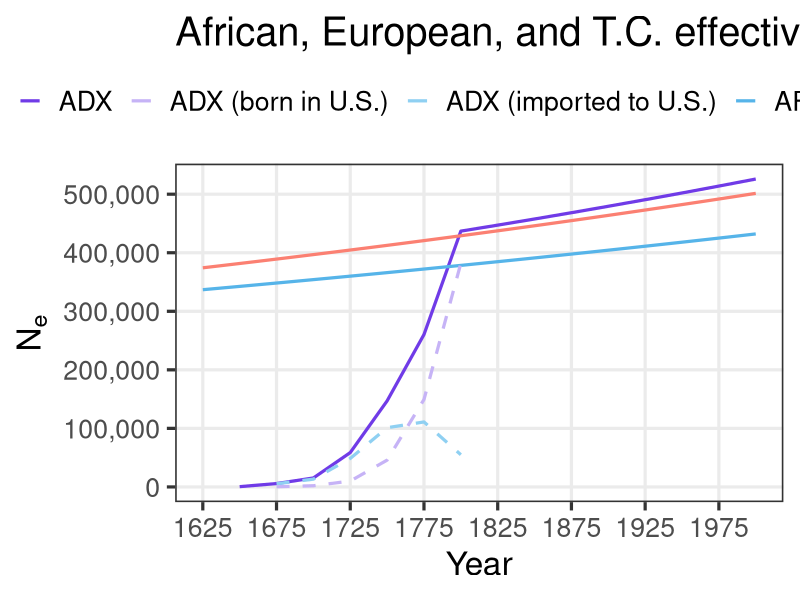
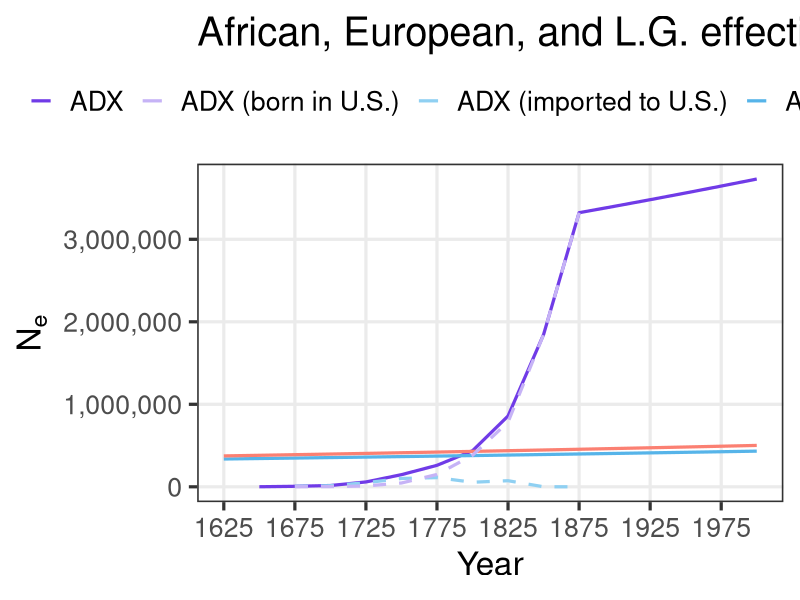
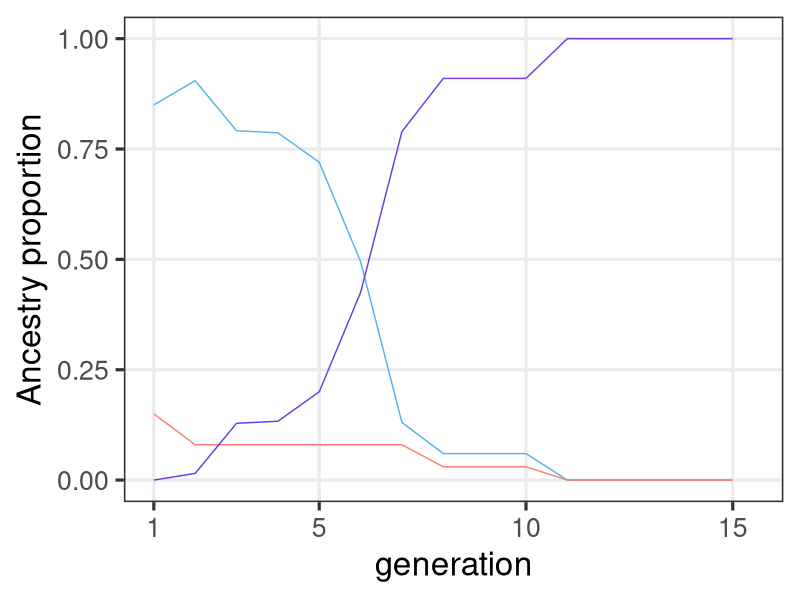

Write the R code that produced these figures, in order.
# ______________________________________________________________________________
# Aydin Karatas
# ___
# University of Southern California
# Department of Quantitative and Computational Biology
# Mooney Lab
# ___
# calc_ADX_Ne.R
# ______________________________________________________________________________


# set up ----
library(tidyverse)
library(patchwork)

# tunable parameters
gen.time <- 25
hacker.end.year <- 1865
present.year <- 2000
epoch.1.len <- 1
epoch.2.len <- 6
epoch.3.len <- 8

# This source table keeps several historical columns for completeness. The model
# directly uses only period, person-years, birth-rate, imports, births, and
# population-boundary columns selected into `AA.hacker.tbl`.
hacker.tbl <- data.frame(
  period = c(
    "1610-1620", "1620-1630", "1630-1640", "1640-1650", "1650-1660",
    "1660-1670", "1670-1680", "1680-1690", "1690-1700", "1700-1710",
    "1710-1720", "1720-1730", "1730-1740", "1740-1750", "1750-1760",
    "1760-1770", "1770-1780", "1780-1790", "1790-1800", "1800-1810",
    "1810-1820", "1820-1830", "1830-1840", "1840-1850", "1850-1860",
    "1860-1861", "1861-1862", "1862-1863", "1863-1864", "1864-1865"
  ),
  pop.beginning = c(
    0, 20, 59, 585, 1568,
    2862, 4444, 6832, 16394, 27806,
    41844, 67294, 95669, 156040, 247027,
    319290, 459446, 558921, 706514, 908036,
    1195182, 1550757, 2021968, 2530405, 3204420,
    3953760, 3991133, 3903859, 3815760, 3726828
  ),
  pop.end = c(
    20, 59, 585, 1568, 2862,
    4444, 6832, 16394, 27806, 41844,
    67294, 95669, 156040, 247027, 319290,
    459446, 558921, 706514, 908036, 1195182,
    1550757, 2021968, 2530405, 3204420, 3953760,
    3991133, 3903859, 3815760, 3726828, 3630336
  ),
  growth.rate.10yr = c(
    NA, 195.0, 891.5, 168.0, 82.5,
    55.3, 53.7, 140.0, 69.6, 50.5,
    60.8, 42.2, 63.1, 58.3, 29.3,
    43.9, 21.7, 26.4, 28.5, 31.6,
    29.8, 30.4, 25.1, 26.6, 23.4,
    NA, NA, NA, NA, NA
  ),
  person.years.lived = c(
    16, 361, 2293, 9970, 21505,
    35952, 55527, 109243, 215999, 343482,
    535651, 806513, 1234030, 1980625, 2816150,
    3851269, 5075599, 6298380, 8030652, 10450423,
    13652609, 17759559, 22666906, 28541607, 35659777,
    3972417, 3947335, 3859642, 3771119, 3144251
  ),
  hours.worked.millions = c(
    0, 1, 5, 23, 49,
    82, 127, 251, 496, 788,
    1229, 1850, 2831, 4544, 6461,
    8835, 11644, 14449, 18423, 23975,
    31321, 40743, 52001, 65478, 81808,
    9113, 9056, 8855, 8651, 7213
  ),
  assumed.birth.rate = c(
    NA, 22.4, 22.4, 22.4, 22.4,
    22.4, 26.5, 27.3, 29.1, 31.0,
    34.6, 41.3, 41.4, 41.2, 46.4,
    39.5, 39.1, 44.7, 50.3, 55.8,
    55.7, 56.5, 56.5, 54.0, 52.3,
    49.6, 49.6, 49.6, 49.6, 49.6
  ),
  births = c(
    NA, 8, 51, 223, 481,
    804, 1472, 2986, 6295, 10635,
    18524, 33316, 51150, 81536, 130654,
    151957, 198660, 281549, 403648, 583395,
    759768, 1003859, 1280680, 1539820, 1865898,
    197032, 195788, 191438, 187048, 155955
  ),
  imported = c(
    32, 150, 110, 301, 1335,
    3038, 3582, 4947, 8197, 16442,
    17622, 41334, 66672, 26455, 44718,
    59557, 41129, 25105, 16183, 77368,
    5207, 410, 91, 0, 303,
    110, 0, 0, 0, 0
  ),
  smuggled = c(
    NA, NA, NA, NA, NA,
    NA, NA, NA, NA, NA,
    NA, NA, NA, NA, NA,
    NA, NA, NA, NA, NA,
    NA, 1100, 900, 500, 200,
    NA, NA, NA, NA, NA
  ),
  natural.increase.rate = c(
    NA, -30.8, 18.1, 6.8, -0.2,
    -4.0, -2.2, 4.2, 1.5, -0.7,
    1.5, -1.6, -0.5, 3.3, 1.0,
    2.1, 1.3, 2.2, 2.6, 2.4,
    2.7, 2.9, 2.4, 2.4, 2.2,
    NA, NA, NA, NA, NA
  ),
  births.plus.imports = c(
    32, 158, 161, 524, 1816,
    3842, 5054, 7933, 14492, 27077,
    36146, 74650, 117822, 107991, 175372,
    211514, 239789, 306654, 419831, 660763,
    764975, 1005369, 1281671, 1540320, 1866401,
    197142, 195788, 191438, 187048, 155955
  ),
  percent.total = c(
    0.0, 0.0, 0.0, 0.0, 0.0,
    0.0, 0.1, 0.1, 0.1, 0.3,
    0.4, 0.8, 1.2, 1.1, 1.8,
    2.2, 2.4, 3.1, 4.3, 6.7,
    7.8, 10.3, 13.1, 15.7, 19.0,
    2.0, 2.0, 2.0, 1.9, 1.6
  ),
  cumulative.number = c(
    32, 190, 351, 875, 2691,
    6533, 11587, 19520, 34012, 61089,
    97235, 171885, 289707, 397698, 573070,
    784584, 1024373, 1331027, 1750858, 2411621,
    3176596, 4181965, 5463636, 7003956, 8870357,
    9067499, 9263287, 9454725, 9641773, 9797728
  ),
  cumulative.percent = c(
    0.0, 0.0, 0.0, 0.0, 0.0,
    0.1, 0.1, 0.2, 0.3, 0.6,
    1.0, 1.8, 3.0, 4.1, 5.8,
    8.0, 10.5, 13.6, 17.9, 24.6,
    32.4, 42.7, 55.8, 71.5, 90.5,
    92.5, 94.5, 96.5, 98.4, 100.0
  ),
  stringsAsFactors = FALSE
)

epoch.3.growth.rate <- 0.023175

epoch.1.eur.prop <- 0.08
epoch.2.afr.prop <- 0.06
epoch.2.eur.prop <- 0.03
epoch.3.afr.prop <- 0
epoch.3.eur.prop <- 0

# The first value is a dummy index placeholder. The paper-derived values start
# at position 2, so modeled G1 uses `mooney.cg[2]`.
mooney.cg <- c(
  1,
  1,
  0.9835,
  0.8602,
  0.8551,
  0.7826,
  0.5380,
  0.1418
)

# plot colors
afr.prim <- "#56B4E9"
afr.sec <- "#8FD0F2"
eur.prim <- "#fb8072"
admix.prim <- "#703BE7"
admix.sec <- "#C6B3F6"

# internal functions ----
# validate that a given value is a single non-negative whole generation.
# `value` is the candidate input and `name` is used in the error message.
validate.whole.generation.count <- function(value, name) {
  if (
    length(value) != 1 ||
      is.na(value) ||
      !is.finite(value) ||
      value != as.integer(value) ||
      value < 0
  ) {
    stop(name, " must be a non-negative whole generation count", call. = FALSE)
  }

  as.integer(value)
}

# build a generation sequence that can be empty when the requested length is 0.
# `start` is the first generation in the block and `len` is the block length.
build.generation.block <- function(start, len) {
  if (len == 0) {
    return(integer(0))
  }

  seq.int(start, start + len - 1L)
}

# return an explicit argument when provided, otherwise pull the default.
# `value` is the user-supplied override, `name` is the default binding name,
# and `defaults.env` is the environment that stores the fallback value.
resolve.default.param <- function(value, name, defaults.env) {
  if (!is.null(value)) {
    return(value)
  }

  get(name, envir = defaults.env)
}

# build the modeled generation layout for the three epochs.
# `epoch.*.len` are the epoch lengths, `gen.time` and `present.year` define the
# timeline, and `start.year` sets the first modeled generation boundary.
calc.epoch.config <- function(
    epoch.1.len,
    epoch.2.len,
    epoch.3.len,
    gen.time,
    present.year,
    start.year = 1625
) {
  epoch.1.len <- validate.whole.generation.count(
    epoch.1.len,
    "epoch.1.len"
  )
  epoch.2.len <- validate.whole.generation.count(
    epoch.2.len,
    "epoch.2.len"
  )
  epoch.3.len <- validate.whole.generation.count(
    epoch.3.len,
    "epoch.3.len"
  )

  max.epoch.1.len <- 7L

  if (epoch.1.len > max.epoch.1.len) {
    stop("epoch.1.len cannot exceed 7 modeled generations", call. = FALSE)
  }

  year.span <- present.year - start.year
  total.generations <- year.span / gen.time

  if (total.generations != as.integer(total.generations)) {
    stop(
      "present.year - start.year must be divisible by gen.time",
      call. = FALSE
    )
  }

  total.generations <- as.integer(total.generations)
  total.epoch.len <- epoch.1.len + epoch.2.len + epoch.3.len

  if (total.epoch.len != total.generations) {
    stop(
      "total epoch length must equal (present.year - start.year) / gen.time",
      call. = FALSE
    )
  }

  epoch.1.generations <- build.generation.block(1L, epoch.1.len)
  epoch.2.generations <- build.generation.block(epoch.1.len + 1L, epoch.2.len)
  epoch.3.first.generation <- if (epoch.3.len == 0) {
    NA_integer_
  } else {
    epoch.1.len + epoch.2.len + 1L
  }
  epoch.3.generations <- build.generation.block(
    epoch.1.len + epoch.2.len + 1L,
    epoch.3.len
  )

  epoch.3.anchor.generation <- NA_integer_

  if (epoch.3.len > 0) {
    if (epoch.2.len > 0) {
      epoch.3.anchor.generation <- max(epoch.2.generations)
    } else if (epoch.1.len > 0) {
      epoch.3.anchor.generation <- max(epoch.1.generations)
    } else {
      stop(
        "epoch 3 requires a prior non-empty epoch to provide an anchor",
        call. = FALSE
      )
    }
  }

  list(
    epoch.1.len = epoch.1.len,
    epoch.2.len = epoch.2.len,
    epoch.3.len = epoch.3.len,
    max.epoch.1.len = max.epoch.1.len,
    start.year = start.year,
    total.generations = total.generations,
    final.generation = total.generations,
    epoch.1.generations = epoch.1.generations,
    epoch.1.sex.generations = epoch.1.generations[epoch.1.generations >= 2],
    epoch.2.generations = epoch.2.generations,
    epoch.2.parental.generations = epoch.2.generations[
      epoch.2.generations >= 2
    ],
    epoch.3.generations = epoch.3.generations,
    epoch.3.first.generation = epoch.3.first.generation,
    epoch.3.anchor.generation = epoch.3.anchor.generation
  )
}

# create the African and European ancestry proportions by modeled generation.
# `mooney.cg[1]` is a dummy value for alignment. The paper-derived values start
# at `mooney.cg[2]`, so modeled G1 uses position 2.
build.mixing.props <- function(
    epoch.config,
    mooney.cg,
    epoch.1.eur.prop,
    epoch.2.afr.prop,
    epoch.2.eur.prop,
    epoch.3.afr.prop,
    epoch.3.eur.prop
) {
  if (epoch.config$epoch.1.len > length(mooney.cg) - 1L) {
    stop(
      "epoch.1.len cannot exceed paper-derived mooney.cg values",
      call. = FALSE
    )
  }

  epoch.1.cg <- if (epoch.config$epoch.1.len == 0L) {
    numeric(0)
  } else {
    mooney.cg[seq.int(2L, epoch.config$epoch.1.len + 1L)]
  }
  s.eur <- c(
    rep(epoch.1.eur.prop, epoch.config$epoch.1.len),
    rep(epoch.2.eur.prop, epoch.config$epoch.2.len),
    rep(epoch.3.eur.prop, epoch.config$epoch.3.len)
  )
  s.afr <- c(
    (1 - epoch.1.eur.prop) * epoch.1.cg,
    rep(epoch.2.afr.prop, epoch.config$epoch.2.len),
    rep(epoch.3.afr.prop, epoch.config$epoch.3.len)
  )

  if (
    length(s.eur) != epoch.config$total.generations ||
      length(s.afr) != epoch.config$total.generations
  ) {
    stop("AA.mixing.props vectors must not recycle", call. = FALSE)
  }

  tibble(
    g = seq_len(epoch.config$total.generations),
    s.afr = s.afr,
    s.eur = s.eur,
    h = pmax(1 - s.afr - s.eur, 0)
  )
}

# intersect generation windows with historical periods and measure coverage.
# `window.tbl` is the generation map and `hacker.tbl` is the historical  period
# table with start and end years.
calc.period.overlaps <- function(window.tbl, hacker.tbl) {
  merge(window.tbl, hacker.tbl, by = NULL) %>%
    as_tibble() %>%
    mutate(
      period.length = end.year - start.year,
      overlap.start.year = pmax(window.start.year, start.year),
      overlap.end.year = pmin(window.end.year, end.year),
      overlap.years = pmax(0, overlap.end.year - overlap.start.year),
      overlap.weight = overlap.years / period.length
    ) %>%
    filter(overlap.years > 0) %>%
    arrange(generation, start.year)
}

# estimate population size at a year by interpolating inside a period.
# `year` is the target year to query and `hacker.tbl` contains the period
# boundaries plus beginning and ending population sizes.
calc.boundary.population <- function(year, hacker.tbl) {
  if (is.na(year)) {
    return(NA_real_)
  }

  if (year < min(hacker.tbl$start.year) || year > max(hacker.tbl$end.year)) {
    return(NA_real_)
  }

  period.idx <- which(
    hacker.tbl$start.year <= year & hacker.tbl$end.year >= year
  )
  period.idx <- period.idx[length(period.idx)]
  period.row <- hacker.tbl[period.idx, ]
  period.length <- period.row$end.year - period.row$start.year
  period.frac <- (year - period.row$start.year) / period.length

  period.row$pop.beginning +
    period.frac * (period.row$pop.end - period.row$pop.beginning)
}

# build a generation map with explicit labels and calendar windows.
# G0 can be built with `first.generation = 0`, but modeled output starts at G1.
build.generation.map <- function(
    first.generation,
    generation.count,
    start.year,
    gen.time
) {
  tibble(
    generation = seq.int(
      first.generation,
      first.generation + generation.count - 1L
    ),
    generation.start.year = seq(
      start.year,
      start.year + gen.time * (generation.count - 1L),
      by = gen.time
    ),
    generation.end.year = generation.start.year + gen.time,
    generation.window.years = generation.end.year - generation.start.year,
    window.start.year = generation.start.year,
    window.end.year = generation.end.year
  )
}

# aggregate historical inputs over generation windows.
# This returns source-history summaries only; callers decide which rows are part
# of the modeled trajectory.
aggregate.generation.history <- function(
    generation.map,
    hacker.tbl,
    hacker.end.year
) {
  history.overlap <- calc.period.overlaps(generation.map, hacker.tbl) %>%
    select(
      generation,
      generation.start.year,
      generation.end.year,
      period,
      start.year,
      end.year,
      overlap.start.year,
      overlap.end.year,
      overlap.years,
      overlap.weight,
      imported,
      births,
      assumed.birth.rate,
      person.years.lived
    )

  history.agg <- history.overlap %>%
    group_by(generation, generation.start.year, generation.end.year) %>%
    summarise(
      periods = paste(period, collapse = ", "),
      imported = sum(imported * overlap.weight, na.rm = TRUE),
      births = sum(births * overlap.weight, na.rm = TRUE),
      birth.rate = weighted.mean(
        assumed.birth.rate,
        person.years.lived * overlap.weight,
        na.rm = TRUE
      ),
      aggregation.start.year = min(overlap.start.year),
      aggregation.end.year = max(overlap.end.year),
      hacker.window.years = sum(overlap.years),
      .groups = "drop"
    )

  history.agg <- generation.map %>%
    select(
      generation,
      generation.start.year,
      generation.end.year,
      generation.window.years
    ) %>%
    left_join(
      history.agg,
      by = c("generation", "generation.start.year", "generation.end.year")
    ) %>%
    mutate(
      population.boundary.year = if_else(
        generation.start.year < hacker.end.year,
        pmin(generation.end.year, hacker.end.year),
        NA_real_
      ),
      pop.end = map_dbl(
        population.boundary.year,
        calc.boundary.population,
        hacker.tbl = hacker.tbl
      ),
      is.truncated = !is.na(hacker.window.years) &
        hacker.window.years < generation.window.years
    )

  list(overlap = history.overlap, agg = history.agg)
}

# add a readable epoch label to each generation row.
# `AA.ne` is the analysis table and `epoch.config` supplies the generation
# ranges used to assign the three epoch labels.
make.epoch.labels <- function(AA.ne, epoch.config) {
  epoch.1.label <- if (length(epoch.config$epoch.1.generations) > 0) {
    "Epoch 1: Import-influenced sex proportions"
  } else {
    NA_character_
  }
  epoch.2.label <- if (length(epoch.config$epoch.2.generations) > 0) {
      "Epoch 2: WF 'Inbreeding Nb'"
  } else {
    NA_character_
  }
  epoch.3.label <- if (length(epoch.config$epoch.3.generations) > 0) {
      "Epoch 3: Modern exponential growth"
  } else {
    NA_character_
  }

  AA.ne %>%
    mutate(
      epoch = case_when(
        generation %in% epoch.config$epoch.1.generations ~ epoch.1.label,
        generation %in% epoch.config$epoch.2.generations ~ epoch.2.label,
        generation %in% epoch.config$epoch.3.generations ~ epoch.3.label
      )
    )
}

# check that the derived tables are internally consistent before returning.
# `AA.ne`, `AA.overlap`, and `AA.mixing.props` are the computed outputs, while
# the remaining arguments provide the timeline and boundary checks.
validate.analysis.outputs <- function(
    AA.ne,
    AA.overlap,
    AA.mixing.props,
    epoch.config,
    gen.time,
    present.year
) {
  stopifnot(
    identical(
      sort(AA.ne$generation),
      seq_len(epoch.config$total.generations)
    ),
    nrow(AA.mixing.props) == epoch.config$total.generations,
    identical(AA.mixing.props$g, seq_len(epoch.config$total.generations)),
    all(AA.ne$generation.window.years == gen.time),
    AA.ne$generation.start.year[1] == epoch.config$start.year,
    AA.ne$generation.end.year[epoch.config$final.generation] == present.year,
    all(AA.overlap$overlap.weight > 0),
    all(AA.overlap$overlap.weight <= 1),
    !is.na(AA.ne$female.total[1]),
    !is.na(AA.ne$male.total[1]),
    all(!is.na(AA.ne$female.total[epoch.config$epoch.1.sex.generations])),
    all(!is.na(AA.ne$male.total[epoch.config$epoch.1.sex.generations])),
    all(
      !is.na(
        AA.ne$parental.population[epoch.config$epoch.2.parental.generations]
      )
    ),
    all(!is.na(AA.ne$k[epoch.config$epoch.2.generations])),
    all(is.finite(AA.ne$admix.ne[epoch.config$epoch.2.generations])),
    all(AA.ne$admix.ne[epoch.config$epoch.2.generations] > 0),
    all(is.finite(AA.ne$import.ne[epoch.config$epoch.2.generations])),
    all(AA.ne$import.ne[epoch.config$epoch.2.generations] >= 0),
    all(
      is.na(AA.ne$import.female[epoch.config$epoch.2.generations]) |
        AA.ne$import.female[epoch.config$epoch.2.generations] > 0
    ),
    all(
      is.na(AA.ne$import.male[epoch.config$epoch.2.generations]) |
        AA.ne$import.male[epoch.config$epoch.2.generations] > 0
    ),
    all(
      abs(
        AA.ne$ne[epoch.config$epoch.2.generations] -
          AA.ne$admix.ne[epoch.config$epoch.2.generations] -
          AA.ne$import.ne[epoch.config$epoch.2.generations]
      ) < 1e-6
    ),
    all(
      AA.ne$import.ne[
        epoch.config$epoch.2.generations[
          AA.ne$imported[epoch.config$epoch.2.generations] <= 0
        ]
      ] == 0
    ),
    all(
      grepl(
        "^Epoch 3:",
        AA.ne$epoch[epoch.config$epoch.3.generations]
      )
    ),
    all(is.finite(AA.ne$ne)),
    all(AA.ne$ne > 0)
  )
}

# compute the full AA Ne analysis and return every intermediate table.
# the scalar arguments control the demographic timeline, G1 initialization, and
# epoch settings, while `mooney.cg` and `hacker.tbl` provide the input data.
calc.aa.ne.results <- function(
    gen.time = NULL,
    hacker.end.year = NULL,
    present.year = NULL,
    epoch.1.len = NULL,
    epoch.2.len = NULL,
    epoch.3.len = NULL,
    epoch.3.growth.rate = NULL,
    mooney.cg = NULL,
    epoch.1.eur.prop = NULL,
    epoch.2.afr.prop = NULL,
    epoch.2.eur.prop = NULL,
    epoch.3.afr.prop = NULL,
    epoch.3.eur.prop = NULL,
    hacker.tbl = NULL
) {
  defaults.env <- parent.env(environment())
  gen.time <- resolve.default.param(gen.time, "gen.time", defaults.env)
  hacker.end.year <- resolve.default.param(
    hacker.end.year,
    "hacker.end.year",
    defaults.env
  )
  present.year <- resolve.default.param(
    present.year,
    "present.year",
    defaults.env
  )
  epoch.1.len <- resolve.default.param(
    epoch.1.len,
    "epoch.1.len",
    defaults.env
  )
  epoch.2.len <- resolve.default.param(
    epoch.2.len,
    "epoch.2.len",
    defaults.env
  )
  epoch.3.len <- resolve.default.param(
    epoch.3.len,
    "epoch.3.len",
    defaults.env
  )
  epoch.3.growth.rate <- resolve.default.param(
    epoch.3.growth.rate,
    "epoch.3.growth.rate",
    defaults.env
  )
  mooney.cg <- resolve.default.param(mooney.cg, "mooney.cg", defaults.env)
  epoch.1.eur.prop <- resolve.default.param(
    epoch.1.eur.prop,
    "epoch.1.eur.prop",
    defaults.env
  )
  epoch.2.afr.prop <- resolve.default.param(
    epoch.2.afr.prop,
    "epoch.2.afr.prop",
    defaults.env
  )
  epoch.2.eur.prop <- resolve.default.param(
    epoch.2.eur.prop,
    "epoch.2.eur.prop",
    defaults.env
  )
  epoch.3.afr.prop <- resolve.default.param(
    epoch.3.afr.prop,
    "epoch.3.afr.prop",
    defaults.env
  )
  epoch.3.eur.prop <- resolve.default.param(
    epoch.3.eur.prop,
    "epoch.3.eur.prop",
    defaults.env
  )
  hacker.tbl <- resolve.default.param(hacker.tbl, "hacker.tbl", defaults.env)

  epoch.config <- calc.epoch.config(
    epoch.1.len = epoch.1.len,
    epoch.2.len = epoch.2.len,
    epoch.3.len = epoch.3.len,
    gen.time = gen.time,
    present.year = present.year
  )

  AA.mixing.props <- build.mixing.props(
    epoch.config = epoch.config,
    mooney.cg = mooney.cg,
    epoch.1.eur.prop = epoch.1.eur.prop,
    epoch.2.afr.prop = epoch.2.afr.prop,
    epoch.2.eur.prop = epoch.2.eur.prop,
    epoch.3.afr.prop = epoch.3.afr.prop,
    epoch.3.eur.prop = epoch.3.eur.prop
  )

  AA.hacker.tbl <- hacker.tbl %>%
    mutate(
      start.year = as.numeric(sub("-.*", "", period)),
      end.year = as.numeric(sub(".*-", "", period))
    ) %>%
    select(
      period,
      start.year,
      end.year,
      person.years.lived,
      assumed.birth.rate,
      imported,
      births,
      pop.beginning,
      pop.end
    )

  # G0 is a historical initialization window only. It is not returned in AA.ne,
  # not included in AA.mixing.props, and not plotted as part of the AA model.
  g0.generation.map <- build.generation.map(
    first.generation = 0L,
    generation.count = 1L,
    start.year = epoch.config$start.year - gen.time,
    gen.time = gen.time
  )

  AA.generation.map <- build.generation.map(
    first.generation = 1L,
    generation.count = epoch.config$total.generations,
    start.year = epoch.config$start.year,
    gen.time = gen.time
  )

  g0.history <- aggregate.generation.history(
    generation.map = g0.generation.map,
    hacker.tbl = AA.hacker.tbl,
    hacker.end.year = hacker.end.year
  )
  AA.history <- aggregate.generation.history(
    generation.map = AA.generation.map,
    hacker.tbl = AA.hacker.tbl,
    hacker.end.year = hacker.end.year
  )
  AA.overlap <- AA.history$overlap
  g0.agg <- g0.history$agg
  AA.agg <- AA.history$agg

  g0.african.potential.parents <- g0.agg$pop.end[1] - g0.agg$births[1]
  g1.imported <- AA.agg$imported[AA.agg$generation == 1]
  g1.african.total <- g0.african.potential.parents + g1.imported
  g1.european.total <- g1.african.total * 0.15
  g1.female.total <- g1.african.total * (1 / 3)
  g1.male.total <- g1.african.total * (2 / 3) + g1.european.total
  ne.g1 <- 4 * g1.female.total * g1.male.total /
    (g1.female.total + g1.male.total)

  stopifnot(
    is.finite(g0.african.potential.parents),
    g0.african.potential.parents >= 0,
    is.finite(g1.imported),
    is.finite(ne.g1),
    ne.g1 > 0
  )

  AA.ne <- AA.agg %>%
    arrange(generation) %>%
    mutate(
      population.at.generation.start = map_dbl(
        generation.start.year,
        calc.boundary.population,
        hacker.tbl = AA.hacker.tbl
      ),
      prev.births = dplyr::lag(births),
      previous.birth.periods = NA_character_,
      births.in.previous.25.years = NA_real_,
      female.imported = if_else(
        generation %in% epoch.config$epoch.1.sex.generations,
        ceiling(imported / 3),
        NA_real_
      ),
      male.imported = if_else(
        generation %in% epoch.config$epoch.1.sex.generations,
        floor(2 * imported / 3),
        NA_real_
      ),
      female.potential = if_else(
        generation %in% epoch.config$epoch.1.sex.generations,
        0.5 * prev.births,
        NA_real_
      ),
      male.potential = if_else(
        generation %in% epoch.config$epoch.1.sex.generations,
        0.5 * prev.births,
        NA_real_
      ),
      female.total = case_when(
        generation == 1 ~ g1.female.total,
        TRUE ~ female.imported + female.potential
      ),
      male.total = case_when(
        generation == 1 ~ g1.male.total,
        TRUE ~ male.imported + male.potential
      ),
      adult.population.age25.proxy = NA_real_,
      parental.population = if_else(
        generation %in% epoch.config$epoch.2.generations,
        prev.births,
        NA_real_
      ),
      parental.population.method = if_else(
        generation %in% epoch.config$epoch.2.generations,
        "prev.births plus separate import Ne component",
        NA_character_
      ),
      k = if_else(
        generation %in% epoch.config$epoch.2.generations,
        gen.time * birth.rate / 1000,
        NA_real_
      ),
      import.female = if_else(
        generation %in% epoch.config$epoch.2.generations & imported > 0,
        ceiling(imported / 3),
        NA_real_
      ),
      import.male = if_else(
        generation %in% epoch.config$epoch.2.generations & imported > 0,
        floor(2 * imported / 3),
        NA_real_
      ),
      admix.ne = if_else(
        generation %in% epoch.config$epoch.2.generations,
        (k * parental.population - 1) / k,
        NA_real_
      ),
      import.ne = case_when(
        generation %in% epoch.config$epoch.2.generations &
          imported > 0 &
          import.female > 0 &
          import.male > 0 ~
            4 * import.female * import.male / (import.female + import.male),
        generation %in% epoch.config$epoch.2.generations ~ 0,
        TRUE ~ NA_real_
      )
    )

  AA.ne <- AA.ne %>%
    mutate(
      ne = case_when(
        generation == 1 ~ ne.g1,
        generation %in% epoch.config$epoch.1.sex.generations ~
          4 * female.total * male.total / (female.total + male.total),
        generation %in% epoch.config$epoch.2.generations ~
          admix.ne + import.ne,
        TRUE ~ NA_real_
      )
    )

  epoch.3.anchor.ne <- if (length(epoch.config$epoch.3.generations) == 0) {
    NA_real_
  } else {
    AA.ne %>%
      filter(generation == epoch.config$epoch.3.anchor.generation) %>%
      pull(ne)
  }

  AA.ne <- AA.ne %>%
    mutate(
      ne = if_else(
        generation %in% epoch.config$epoch.3.generations,
        epoch.3.anchor.ne *
          exp(epoch.3.growth.rate *
            (generation - epoch.config$epoch.3.anchor.generation)),
        ne
      ),
      n.f.plus.m = (female.total + male.total),
      ne.over.n = ne / n.f.plus.m,
      four.f.m = 4 * (female.total / n.f.plus.m) * (male.total / n.f.plus.m)
    ) %>%
    make.epoch.labels(epoch.config) %>%
    select(
      generation,
      generation.start.year,
      generation.end.year,
      generation.window.years,
      aggregation.start.year,
      aggregation.end.year,
      hacker.window.years,
      is.truncated,
      population.boundary.year,
      periods,
      epoch,
      imported,
      births,
      birth.rate,
      prev.births,
      pop.end,
      previous.birth.periods,
      births.in.previous.25.years,
      population.at.generation.start,
      female.total,
      male.total,
      adult.population.age25.proxy,
      parental.population,
      parental.population.method,
      k,
      admix.ne,
      import.female,
      import.male,
      import.ne,
      ne,
      n.f.plus.m,
      ne.over.n,
      four.f.m
    )

  validate.analysis.outputs(
    AA.ne = AA.ne,
    AA.overlap = AA.overlap,
    AA.mixing.props = AA.mixing.props,
    epoch.config = epoch.config,
    gen.time = gen.time,
    present.year = present.year
  )

  list(
    AA.ne = AA.ne,
    AA.overlap = AA.overlap,
    AA.mixing.props = AA.mixing.props,
    epoch.config = epoch.config,
    ne.g1 = ne.g1,
    epoch.3.anchor.ne = epoch.3.anchor.ne,
    epoch.3.growth.rate = epoch.3.growth.rate
  )
}


# tennessen afr/eur ne trajectory
build.tennessen.ne <- function(AA.ne) {
# constants from `other_scripts/const.sh` and `build_demography.py`
t.af.years <- 148000
t.ooa.years <- 51000
t.eu0.years <- 23000
t.eg.years <- 5115
r.eu0 <- 0.00307
r.eu <- 0.0195
r.afr <- 0.0166
n.a <- 7310
n.afr.1 <- 14474
n.b <- 1861
n.eu0 <- 1032

t.af <- t.af.years / gen.time
t.ooa <- t.ooa.years / gen.time
t.eu0 <- t.eu0.years / gen.time
t.eg <- t.eg.years / gen.time
n.eu1 <- n.eu0 / exp(-r.eu0 * (t.eu0 - t.eg))
n.eu.present <- n.eu1 / exp(-r.eu * t.eg)
n.afr.present <- n.afr.1 / exp(-r.afr * t.eg)

tennessen.start.year <- min(AA.ne$generation.start.year)
tennessen.end.year <- present.year
tennessen.years <- seq(tennessen.start.year, tennessen.end.year, by = 1)
tennessen.time.bp <- tennessen.end.year - tennessen.years
tennessen.time.gen <- tennessen.time.bp / gen.time

tennessen.ne <- tibble(
  year = tennessen.years,
  time.bp = tennessen.time.bp,
  time.gen = tennessen.time.gen
) %>%
  mutate(
    afr = case_when(
      time.gen <= t.eg ~ n.afr.present * exp(-r.afr * time.gen),
      time.gen <= t.ooa ~ n.afr.1,
      time.gen <= t.af ~ n.a,
      TRUE ~ NA_real_
    ),
    eur = case_when(
      time.gen <= t.eg ~ n.eu.present * exp(-r.eu * time.gen),
      time.gen <= t.eu0 ~ n.eu1 * exp(-r.eu0 * (time.gen - t.eg)),
      time.gen <= t.ooa ~ n.b,
      TRUE ~ NA_real_
    ),
    epoch = NA,
    admix.ne = NA,
    import.ne = NA
  )

tennessen.ne.long <- tennessen.ne %>%
  pivot_longer(
    cols = c(afr, eur),
    names_to = "population",
    values_to = "ne"
  )

  list(ne = tennessen.ne, long = tennessen.ne.long)
}


# combined aa/afr/eur ne plot
build.ne.plot.data <- function(AA.ne, tennessen.ne) {
  tennessen.ne.long <- tennessen.ne %>%
    pivot_longer(
      cols = c(afr, eur),
      names_to = "population",
      values_to = "ne"
    )

  aa.ne.long <- AA.ne %>%
  transmute(
    year = generation.end.year,
    series = "ADX",
    ne = ne,
    admix.ne = admix.ne,
    import.ne = import.ne,
    epoch = epoch
  )

  bind_rows(
    aa.ne.long %>% transmute(year, series, ne),
  tennessen.ne.long %>%
      transmute(
        year,
        series = recode(population, afr = "AFR", eur = "EUR"),
        ne
      ),
    aa.ne.long %>% transmute(
      year, series = "ADX (imported to U.S.)", ne = import.ne
      ),
    aa.ne.long %>% transmute(
      year,
      series = "ADX (born in U.S.)",
      ne = admix.ne
    )
  )
}

make.combined.ne.plot <- function(ne.plot.data, population.name) {
  tennessen.start.year <- min(ne.plot.data$year)
  tennessen.end.year <- max(ne.plot.data$year)

  ggplot(ne.plot.data, aes(x = year, color = series)) +
    geom_line(
      aes(y = ne),
      data = ne.plot.data %>% filter(series == "ADX"),
      linewidth = 1.1
    ) +
    geom_line(
      aes(y = ne),
      data = ne.plot.data %>% filter(series == "AFR"),
      linewidth = 1.1
    ) +
    geom_line(
      aes(y = ne),
      data = ne.plot.data %>% filter(series == "EUR"),
      linewidth = 1.1
    ) +
    geom_line(
      aes(y = ne, linetype = series),
      data = ne.plot.data %>% filter(series == "ADX (imported to U.S.)"),
      linewidth = 1.1
    ) +
    geom_line(
      aes(y = ne, linetype = series),
      data = ne.plot.data %>% filter(series == "ADX (born in U.S.)"),
      linewidth = 1.1
    ) +
    scale_linetype_manual(
      values = c(
        "ADX (imported to U.S.)" = "dashed",
        "ADX (born in U.S.)" = "dashed"
      ),
      name = NULL,
      guide = "none"
    ) +
    scale_color_manual(
      values = c(
        "ADX" = admix.prim,
        "AFR" = afr.prim,
        "EUR" = eur.prim,
        "ADX (imported to U.S.)" = afr.sec,
        "ADX (born in U.S.)" = admix.sec
      ),
      name = NULL
    ) +
    scale_y_continuous(labels = scales::comma) +
    scale_x_continuous(
      breaks = seq(tennessen.start.year, tennessen.end.year, by = 50)
    ) +
    labs(
      x = "Year",
      y = expression(N[e]),
      color = NULL,
      title = paste0(
        "African, European, and ", population.name,
        " effective population size, ",
        tennessen.start.year,
        "-",
        tennessen.end.year
      )
    ) +
    theme_bw(base_size = 24) +
    theme(
      legend.position = "top",
      legend.direction = "horizontal",
      legend.box = "horizontal",
      panel.grid.minor = element_blank(),
      strip.background = element_blank(),
      strip.text = element_text(face = "plain")
    )
}

# mixing proportions plot
make.admix.plot <- function() {
  admix.tbl <- tibble(
  generation = 1:15,

  afr = c(
    0.850000,
    0.904820,
    0.791384,
    0.786692,
    0.719992,
    0.494960,
    0.130456,
    0.060000,
    0.060000,
    0.060000,
    0.000000,
    0.000000,
    0.000000,
    0.000000,
    0.000000
  ),

  eur = c(
    0.150000,
    0.080000,
    0.080000,
    0.080000,
    0.080000,
    0.080000,
    0.080000,
    0.030000,
    0.030000,
    0.030000,
    0.000000,
    0.000000,
    0.000000,
    0.000000,
    0.000000
  ),

  prior.admix = c(
    0.000000,
    0.015180,
    0.128616,
    0.133308,
    0.200008,
    0.425040,
    0.789544,
    0.910000,
    0.910000,
    0.910000,
    1.000000,
    1.000000,
    1.000000,
    1.000000,
    1.000000
  )
)

# long format
  admix.long <- admix.tbl %>%
  pivot_longer(
    cols = -generation,
    names_to = "ancestry",
    values_to = "proportion"
  ) %>%
  mutate(perc = proportion * 100)


  ggplot(
  admix.long, aes(x = generation, y = proportion, color = ancestry)
  ) +
  geom_line() +
  scale_color_manual(
    values = c(afr = afr.prim, eur = eur.prim, prior.admix = admix.prim)
    ) +
  labs(y = "Ancestry proportion") +
  scale_x_continuous(breaks = c(1, 5, 10, 15), limits = c(1, 15.5)) +
  theme_bw(base_size = 24) +
  theme(legend.position = "none",
        panel.grid.minor = element_blank(),
        strip.background = element_blank(),
        strip.text = element_text(face = "plain"))
}


# analysis ----
analysis.results <- calc.aa.ne.results()

lg.analysis.results <- calc.aa.ne.results(
  epoch.2.len = 9L,
  epoch.3.len = 5L
)

AA.ne <- analysis.results$AA.ne
AA.overlap <- analysis.results$AA.overlap
AA.mixing.props <- analysis.results$AA.mixing.props
epoch.config <- analysis.results$epoch.config
ne.g1 <- analysis.results$ne.g1
epoch.3.anchor.ne <- analysis.results$epoch.3.anchor.ne

LG.ne <- lg.analysis.results$AA.ne
LG.overlap <- lg.analysis.results$AA.overlap
LG.mixing.props <- lg.analysis.results$AA.mixing.props
lg.epoch.config <- lg.analysis.results$epoch.config
lg.ne.g1 <- lg.analysis.results$ne.g1
lg.epoch.3.anchor.ne <- lg.analysis.results$epoch.3.anchor.ne



summary.generations <- c(
  epoch.config$epoch.1.generations,
  epoch.config$epoch.2.generations,
  epoch.config$final.generation
)
summary.generations <- sort(unique(summary.generations))

cat("\nHistorical generation-level ADMIX Ne summary\n")
print(
  AA.ne %>%
    filter(generation %in% summary.generations) %>%
    select(
      generation,
      generation.start.year,
      generation.end.year,
      epoch,
      is.truncated,
      imported,
      births,
      birth.rate,
      prev.births,
      female.total,
      male.total,
      adult.population.age25.proxy,
      parental.population,
      parental.population.method,
      k,
      admix.ne,
      import.female,
      import.male,
      import.ne,
      ne
    ),
  n = Inf
)

cat(
  paste0(
    "\nHistorical present-day G",
    epoch.config$final.generation,
    " Ne: ",
    round(AA.ne$ne[AA.ne$generation == epoch.config$final.generation], 1),
    "\n"
  )
)


tennessen.results <- build.tennessen.ne(AA.ne)
tennessen.ne <- tennessen.results$ne
tennessen.ne.long <- tennessen.results$long
combined.ne.long <- build.ne.plot.data(AA.ne, tennessen.ne)
combined.ne.plot <- make.combined.ne.plot(combined.ne.long, "T.C.")
lg.combined.ne.long <- build.ne.plot.data(LG.ne, tennessen.ne)
lg.combined.ne.plot <- make.combined.ne.plot(lg.combined.ne.long, "L.G.")
admix.plot <- make.admix.plot()


# plotting ----
print(combined.ne.plot)
print(lg.combined.ne.plot)
print(admix.plot)
